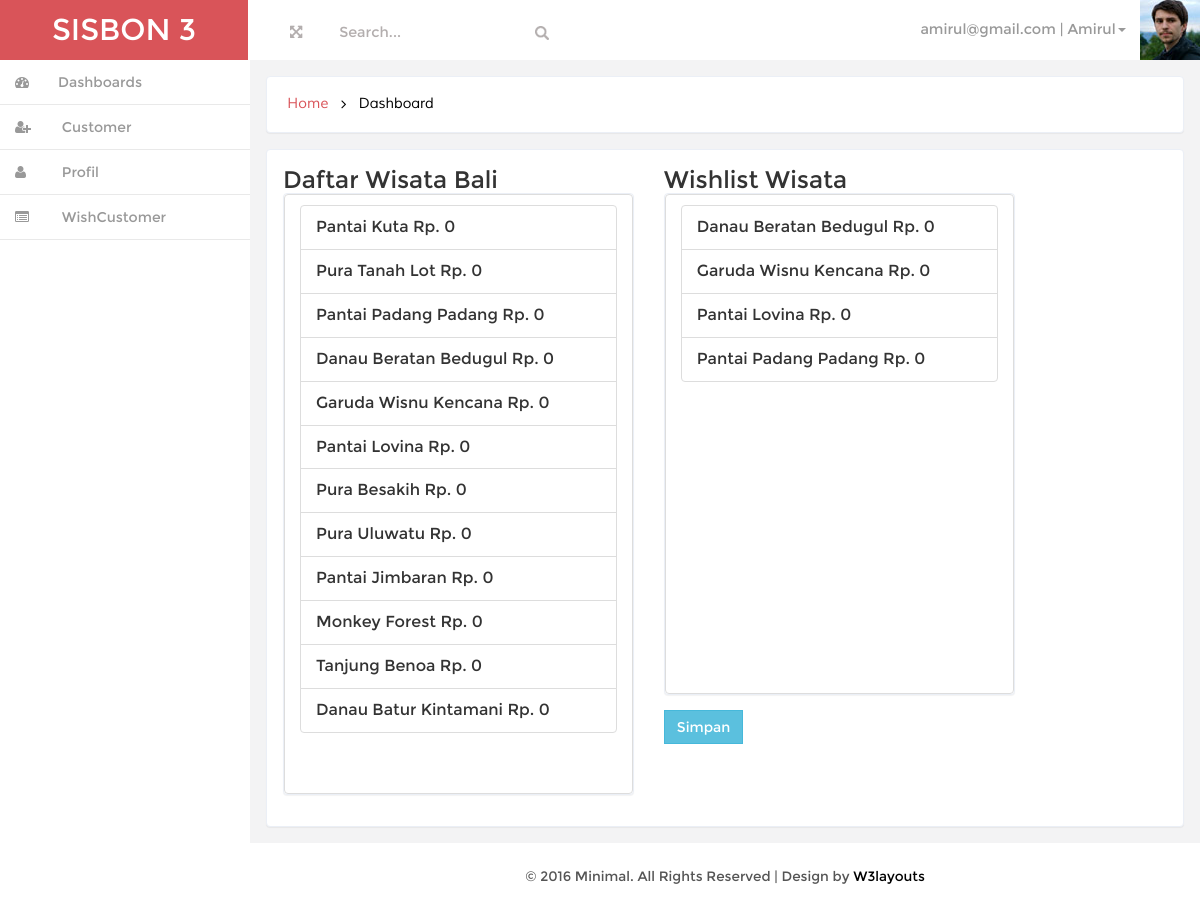
/index.php?page=wishlist&idwish=1 (signed in), run on the app's committed database.
### tables this page shows
CREATE TABLE IF NOT EXISTS `tbpegawai` (
  `id_pegawai` int(11) NOT NULL AUTO_INCREMENT,
  `nama` varchar(100) NOT NULL,
  `tgl_lahir` date NOT NULL,
  `no_telp` varchar(20) NOT NULL,
  `alamat` text NOT NULL,
  `tgl_masuk` date NOT NULL,
  `email` varchar(50) NOT NULL,
  `password` varchar(50) NOT NULL,
  PRIMARY KEY (`id_pegawai`)
);

CREATE TABLE IF NOT EXISTS `tbwish` (
  `id_wish` int(11) NOT NULL AUTO_INCREMENT,
  `id_kota` int(11) NOT NULL,
  `id_customer` int(11) NOT NULL,
  `ket` text NOT NULL,
  `jml` int(11) NOT NULL,
  `status` int(11) NOT NULL,
  PRIMARY KEY (`id_wish`)
);

CREATE TABLE IF NOT EXISTS `tbkota` (
  `id_kota` int(11) NOT NULL AUTO_INCREMENT,
  `nama_kota` varchar(100) NOT NULL,
  PRIMARY KEY (`id_kota`)
);

CREATE TABLE IF NOT EXISTS `tbtrip` (
  `id_trip` int(11) NOT NULL AUTO_INCREMENT,
  `id_kota` int(11) NOT NULL,
  `nama_wisata` varchar(100) NOT NULL,
  `harga` int(11) NOT NULL,
  PRIMARY KEY (`id_trip`)
);

CREATE TABLE IF NOT EXISTS `tbwishlist` (
  `id_wishlist` int(11) NOT NULL AUTO_INCREMENT,
  `id_wish` int(11) NOT NULL,
  `id_trip` int(11) NOT NULL,
  PRIMARY KEY (`id_wishlist`)
);

### class/User.php (called while the page is built, shortened)
<?php
include "SisbonHelper.php";
class User
{
    private $pegawai;
    public function __construct(){
        $admin = new Admin();
        $pegawai = new Pegawai();
        $this->pegawai = $pegawai;
        $customer = new Customer();
        if(isset($_SESSION['user_session']))
        {
            if($_SESSION['user_level']=='admin')
            {
                $this->getIdentitasAdmin();
            }
            elseif($_SESSION['user_level']=='pegawai')
            {
                $this->getIdentitasPegawai();
            }
            else
            {
                $this->getIdentitasCustomer();
            }
        }
    }
    public function getIdentitasPegawai()
    {
        $d = $this->pegawai->getById($_SESSION['user_session']);
        $this->nama_user = $d['nama'];
        $this->email_user = $d['email'];
    }
}

### class/Pegawai.php (called while the page is built, shortened)
<?php
class Pegawai implements BaseData
{
    private $conn;
    public function __construct()
    {
        $database = new Koneksi();
        $db = $database->dbKoneksi();
        $this->conn = $db;
    }
    public function getById($id)
    {
       try
       {
           $stmt = $this->conn->prepare("SELECT * FROM tbpegawai WHERE id_pegawai=$id");
           $stmt->execute();
           $rowPegawai = $stmt->fetch(PDO::FETCH_ASSOC);
           return $rowPegawai;
       }
       catch(PDOException $e)
       {
           echo $e->getMessage();
       }
    }
}

### session.php (called while the page is built, shortened)
<?php
$user = new User();

### class/Wish.php (called while the page is built, shortened)
<?php
class Wish implements BaseData
{
    private $conn;
    public function __construct()
    {
        $database = new Koneksi();
        $db = $database->dbKoneksi();
        $this->conn = $db;
    }
    public function getById($id)
    {
        try
        {
            $stmt = $this->conn->prepare("SELECT * FROM tbwish WHERE id_wish=$id");
            $stmt->execute();
            $row = $stmt->fetch(PDO::FETCH_ASSOC);
            return $row;
        }
        catch(PDOException $e)
        {
            echo $e->getMessage();
        }
    }
}

### class/Kota.php (called while the page is built, shortened)
<?php
class Kota implements BaseData
{
    private $conn;
    public function __construct()
    {
        $database = new Koneksi();
        $db = $database->dbKoneksi();
        $this->conn = $db;
    }
    public function getById($id)
    {
        try
        {
            $stmt = $this->conn->prepare("SELECT * FROM tbkota WHERE id_kota=$id");
            $stmt->execute();
            $row = $stmt->fetch(PDO::FETCH_ASSOC);
            return $row;
        }
        catch(PDOException $e)
        {
            echo $e->getMessage();
        }
    }
}

### class/SessionTrait.php (called while the page is built, shortened)
<?php
trait SessionTrait
{
    function pengguna_id()
    {
        return $_SESSION['user_session'];
    }
}

### class/Trip.php (called while the page is built, shortened)
<?php
class Trip implements BaseData
{
    private $conn;
    public function __construct()
    {
        $database = new Koneksi();
        $db = $database->dbKoneksi();
        $this->conn = $db;
    }
    public function getById($id)
    {
        try
        {
            $stmt = $this->conn->prepare("SELECT t.*,k.nama_kota FROM tbtrip t INNER JOIN tbkota k ON t.id_kota=k.id_kota WHERE t.id_trip=$id");
            $stmt->execute();
            $row = $stmt->fetch(PDO::FETCH_ASSOC);
            return $row;
        }
        catch(PDOException $e)
        {
            echo $e->getMessage();
        }
    }
    public function getByIdKotaNotInWishlist($id,$idcustomer)
    {
        try
        {
            $stmt = $this->conn->prepare("SELECT * FROM tbtrip WHERE id_kota =$id and id_trip NOT IN (SELECT id_trip FROM tbwishlist wl INNER JOIN tbwish w ON wl.id_wish=w.id_wish WHERE w.id_customer=$idcustomer)");
            $stmt->execute();
            $row=$stmt->fetchAll(PDO::FETCH_ASSOC);
            return $row;
        }
        catch(PDOException $e)
        {
            echo $e->getMessage();
        }
    }
}

### class/SisbonHelper.php (called while the page is built, shortened)
<?php
if(!function_exists('getRupiah'))
{
    function getRupiah($val)
    {
        $result = number_format($val,0, ".", ".");
        return 'Rp. '.$result;
    }
}

### class/Wishlist.php (called while the page is built, shortened)
<?php
class Wishlist implements BaseData
{
    private $conn;
    public function __construct()
    {
        $database = new Koneksi();
        $db = $database->dbKoneksi();
        $this->conn = $db;
    }
    public function getDataByIdWish($idwish)
    {
        try
        {
            $stmt = $this->conn->prepare("SELECT * FROM tbwishlist WHERE id_wish=:idwish");
            $stmt->execute(array(
                ':idwish'=>$idwish,
            ));
            $row = $stmt->fetchAll(PDO::FETCH_ASSOC);
            return $row;
        }
        catch(PDOException $e)
        {
            echo $e->getMessage();
        }
    }
}

### page/wishlist.php (the view, shortened to what this page needs)
<?php
$model = new Trip();
$wish = new Wish();
$kota = new Kota();
$wishlist = new Wishlist();
$idwish=0;
if(isset($_GET['idwish']))
{
    $idwish = $_GET['idwish'];
}
$rowwish = $wish->getById($idwish);
$data= $model->getByIdKotaNotInWishlist($rowwish['id_kota'],$user->pengguna_id());
$leftData = $wishlist->getDataByIdWish($_GET['idwish']);
$height = count($data)*50;
?>
<div class="row" id="connected">
    <div class="col-md-12">
    </div>
    <div class="col-md-5">
        <div class="panel-title">
            <h3>Daftar Wisata <?=$kota->getById($rowwish['id_kota'])['nama_kota']?></h3>
        </div>
        <div class="form-group">
            <div class="content-box">
                <div style="height: <?=$height?>px;" class="list-group list-group-alternate connected list-group-item">
                    <?php foreach($data as $row) { ?>
                        <div class="col-md-12 list-group-item">
                            <?=$row['nama_wisata']?> <?=getRupiah($row['harga'])?>
                        </div>
                    <?php } ?>
                </div>
            </div>
        </div>
    </div>
    <div class="col-md-5">
        <div class="panel-title">
            <h3>Wishlist Wisata</h3>
        </div>
        <form id="listwisata" method="post">
           <div class="form-group">
               <div class="content-box">
                   <div style="height: 500px;" class="list-group list-group-alternate connected list no2 list-group-item">
                       <?php foreach($leftData as $wisata){ ?>
                           <div class="col-md-12 list-group-item">
                               <?=$model->getById($wisata['id_trip'])['nama_wisata']?> <?=getRupiah($model->getById($wisata['id_trip'])['harga'])?>
                           </div>
                       <?php } ?>
                   </div>
               </div>
           </div>
            <div class="form-group">
                <input type="submit" class="btn btn-info" name="simpan" value="Simpan">
            </div>
        </form>
    </div>
</div>

### index.php (shortened to what this page needs)
<?php
require_once("session.php");
?>
<!DOCTYPE HTML>
<html>
<head>
<link href="css/bootstrap.min.css" rel='stylesheet' type='text/css' />
<link href="css/style.css" rel='stylesheet' type='text/css' />
<link href="css/font-awesome.css" rel="stylesheet">
<link href="css/custom.css" rel="stylesheet">
</head>
<body>
<div id="wrapper">
        <nav class="navbar-default navbar-static-top" role="navigation">
             <div class="navbar-header">
               <h1> <a class="navbar-brand" href="index.php">SISBON <?=SISBON_LEVEL_USER_CUSTOMER?></a></h1>
			   </div>
			 <div class=" border-bottom">
        	<div class="full-left">
        	  <section class="full-top">
				<button id="toggle"><i class="fa fa-arrows-alt"></i></button>
			</section>
			<form class=" navbar-left-right">
              <input type="text"  value="Search..." onfocus="this.value = '';" onblur="if (this.value == '') {this.value = 'Search...';}">
              <input type="submit" value="" class="fa fa-search">
            </form>
            <div class="clearfix"> </div>
           </div>
		    <div class="drop-men" >
		        <ul class=" nav_1">
					<li class="dropdown">
		              <a href="#" class="dropdown-toggle dropdown-at" data-toggle="dropdown"><span class=" name-caret"><?=$user->email_user?> | <?=$user->nama_user?><i class="caret"></i></span><img src="images/wo.jpg"></a>
		            </li>
		        </ul>
		     </div>
			<div class="clearfix">
     </div>
		    <div class="navbar-default sidebar" role="navigation">
                <div class="sidebar-nav navbar-collapse">
                <ul class="nav" id="side-menu">
					<?php include "sidemenu.php" ?>
                </ul>
            </div>
			</div>
        </nav>
        <div id="page-wrapper" class="gray-bg dashbard-1">
       <div class="content-main">
		    <div class="banner">
				<h2>
				<a href="index.html">Home</a>
				<i class="fa fa-angle-right"></i>
				<span>Dashboard</span>
				</h2>
		    </div>
		   <div class="blank">
			   <div class="blank-page">
					<?php
					if(isset($_GET['page']) AND file_exists('page/'.$_GET['page'].'.php')){include "page/".$_GET['page'].'.php';} else {include "page/home.php";}
					?>
			   </div>
		   </div>
<div class="copy">
            <p> &copy; 2016 Minimal. All Rights Reserved | Design by <a href="#" target="_blank">W3layouts</a> </p>
	    </div>
		</div>
       </div>
     </div>
</body>
</html>

### css/style.css (style rules this page uses)
h4, h5, h6, h1, h2, h3 { margin: 0; }
ul, ol { margin: 0;padding: 0; }
p { margin: 0; }
html, body { font-family:'Montserrat-Regular'; font-size: 100%; background:#F3F3F4; overflow-x: hidden; }
body a { transition:0.5s all; -webkit-transition:0.5s all; -moz-transition:0.5s all; -o-transition:0.5s all; -ms-transition:0.5s all; }
div#wrapper { background-color: #fff; }
.navbar-default.sidebar { background-color: #fff; }
h1 a.navbar-brand { color: #fff !important; font-size: 30px; font-weight: 500; padding: 20px 0px; background: #d95459; text-align: center; width:248px; height: 60px; }
@media (min-width: 768px) { #page-wrapper { position: inherit; margin: 0 0 0 240px; min-height: 1000px; } }
a.dropdown-toggle.dropdown-at { border-bottom: none; }
.content-main { background-color: #F3F3F4; padding-top: 1em; }
.full-top { float:left; }
.navbar-left-right { float: left; margin-left: 6%; }
.border-bottom { background-color: #fff; }
.full-left { float: left; width: 40%; margin-left: 3%; margin-top: 1.3em; }
.full-left button { background: none; border: none; outline: none; color: #B3AEAE; font-size: 0.9em; }
.navbar-left-right input[type="text"] { background: none; border: none; outline: none; color:#B3AEAE; font-size: 0.9em; }
.navbar-left-right input[type="submit"] { background: url(../images/search.png) 0px 2px no-repeat; width:16px; height:16px; border: none; outline: none; color:#B3AEAE; font-size: 0.9em; }
.drop-men { float: right; }
.dropdown-at { padding: 0 !important; position: relative; color: #999; font-size: 0.9em; text-decoration: none ; }
.dropdown-at img { margin: 0 0em 0 1em; }
.dropdown, .dropup { display: inline-block; padding:0; }
.banner { background: #fff; display: block; margin: 0em 1em ; padding:1em; border: 1px solid #ebeff6; border-color: #ebeff6; border-radius: 4px; -webkit-border-radius: 4px; -o-border-radius: 4px; -moz-border-radius: 4px; -ms-border-radius: 4px; -webkit-box-shadow: 0 1px 1px rgba(0,0,0,.05); box-shadow: 0 1px 1px rgba(0,0,0,.05); }
.banner h2 { font-size:0.9em; }
.banner h2 a { color:#D95459; text-decoration:none; font-family: 'Muli-Regular'; padding:0.3em ; }
.banner h2 span { color:#000; font-family: 'Muli-Regular'; padding:0.3em ; }
.banner h2 i { color:#000; vertical-align:middle; padding:0.3em ; }
.blank { padding: 1em; min-height: 650px; }
.blank-page { padding: 1em; background: #fff; border: 1px solid #ebeff6; border-radius: 4px; -webkit-border-radius: 4px; -o-border-radius: 4px; -moz-border-radius: 4px; -ms-border-radius: 4px; -webkit-box-shadow: 0 1px 1px rgba(0,0,0,.05); box-shadow: 0 1px 1px rgba(0,0,0,.05); }
.btn { border-radius: 0px; outline: none; }
.content-box { background-color: #fff; border: 1px solid #ebeff6; border-radius: 4px; -webkit-border-radius: 4px; -o-border-radius: 4px; -moz-border-radius: 4px; -ms-border-radius: 4px; -webkit-box-shadow: 0 1px 1px rgba(0,0,0,.05); box-shadow: 0 1px 1px rgba(0,0,0,.05); }
.copy { background:#fff; text-align:center; padding:1.5em 0; }
.copy p, .copy-right p { font-size:0.85em; color:#555; }
.copy p a, .copy-right p a { color:#000; }

### css/custom.css (style rules this page uses)
#wrapper { width: 100%; }
#page-wrapper { min-height: 568px; }
@media (min-width:768px) { #page-wrapper { position: inherit; margin: 0 0 0 250px; } }
.sidebar .sidebar-nav.navbar-collapse { padding-right: 0; padding-left: 0; }
@media (min-width:768px) { .sidebar { z-index: 1; position: absolute; width: 250px; } }

### data on the page
tbpegawai: email "amirul@gmail.com", nama "Amirul"
tbwish: id_kota.nama_kota "Bali"
tbtrip: nama_wisata "Pantai Kuta", harga "Rp. 0"
tbtrip: nama_wisata "Pura Tanah Lot", harga "Rp. 0"
tbtrip: nama_wisata "Pantai Padang Padang", harga "Rp. 0"
tbtrip: nama_wisata "Danau Beratan Bedugul", harga "Rp. 0"
tbtrip: nama_wisata "Garuda Wisnu Kencana", harga "Rp. 0"
tbtrip: nama_wisata "Pantai Lovina", harga "Rp. 0"
tbtrip: nama_wisata "Pura Besakih", harga "Rp. 0"
tbtrip: nama_wisata "Pura Uluwatu", harga "Rp. 0"
tbtrip: nama_wisata "Pantai Jimbaran", harga "Rp. 0"
tbtrip: nama_wisata "Monkey Forest", harga "Rp. 0"
tbtrip: nama_wisata "Tanjung Benoa", harga "Rp. 0"
tbtrip: nama_wisata "Danau Batur Kintamani", harga "Rp. 0"
tbwishlist: id_trip.nama_wisata "Danau Beratan Bedugul", id_trip.harga "Rp. 0"
tbwishlist: id_trip.nama_wisata "Garuda Wisnu Kencana", id_trip.harga "Rp. 0"
tbwishlist: id_trip.nama_wisata "Pantai Lovina", id_trip.harga "Rp. 0"
tbwishlist: id_trip.nama_wisata "Pantai Padang Padang", id_trip.harga "Rp. 0"

### other printed values
SISBON_LEVEL_USER_CUSTOMER "3"
